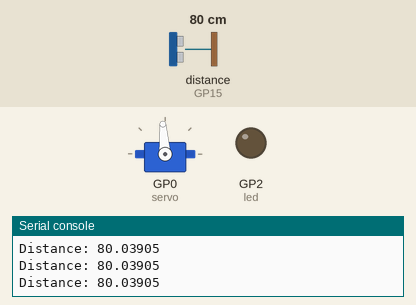
A program run on a simulated Raspberry Pi Pico running MicroPython. On the bench: servo, output pins drawn as LEDs (lit = HIGH), the last lines printed to the serial console. Inputs (shaded band) come from the test bench; at power-on: distance to the obstacle (sensor on GP15) 80 cm. The echo pulse lasts 58.3 µs per cm; servo angles are drawn from the pulse width (0.5 ms = 0°, 2.5 ms = 180°); pins used as bus, display or sensor lines are not drawn.

Above: at 1.2 s.
1.3 s: distance to the obstacle (sensor on GP15) set to 11 cm
3.5 s: distance to the obstacle (sensor on GP15) set to 8 cm
At 4.5 s:
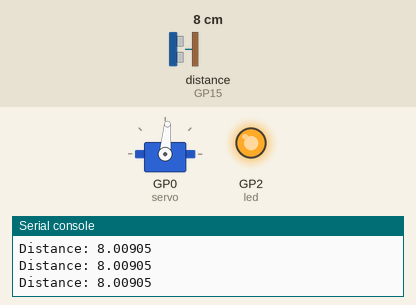
6.5 s: distance to the obstacle (sensor on GP15) set to 18 cm
At 7.8 s:
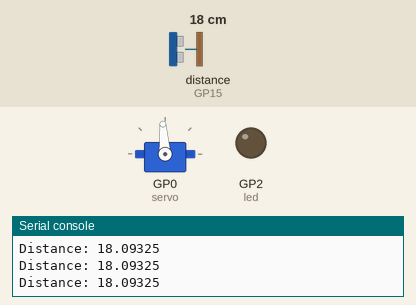
9.5 s: distance to the obstacle (sensor on GP15) set to 2 cm
At 10.8 s:
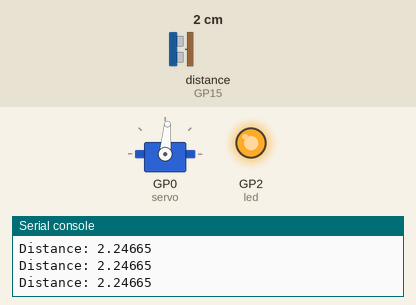
Timing chart, 0 to 13.5 s (numbered marks = the images above; inputs shaded):
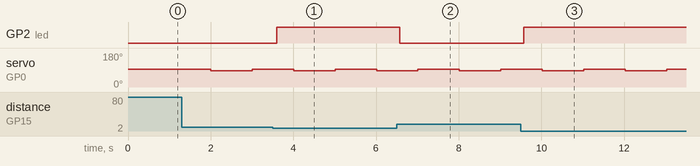

Measured:
- the behaviour switches between 10 and 9 cm on distance to the obstacle (sensor on GP15) (found by bisection; images 0 and 1)
- after the input at 3.5 s, GP2 (led): LOW → HIGH after 0.09 s
- after the input at 6.5 s, GP2 (led): HIGH → LOW after 0.08 s
- after the input at 9.5 s, GP2 (led): LOW → HIGH after 0.07 s
- by itself, servo on GP0 (servo): alternates 94° for 1.0 s and 85° for 1.0 s

The program:

sonic_radar.py
```python
from machine import Pin, PWM
import utime

servo = PWM(Pin(0))
servo.freq(50)

trigger = Pin(14, Pin.OUT)
echo = Pin(15, Pin.IN)
led = Pin(2, Pin.OUT)
last_servo_time = 0
servo_state = 0   # 0 = right, 1 = left

last_ultra_time = 0
distance = 0


def set_servo_ms(ms):
    duty = int((ms / 20.0) * 65535)
    servo.duty_u16(duty)

def ultrasonic():
    trigger.low()
    utime.sleep_us(2)
    trigger.high()
    utime.sleep_us(5)
    trigger.low()

    while echo.value() == 0:
        start = utime.ticks_us()
    while echo.value() == 1:
        end = utime.ticks_us()

    duration = end - start
    return (duration * 0.0343) / 2

while True:
    now = utime.ticks_ms()

    if utime.ticks_diff(now, last_ultra_time) >= 100:
        distance = ultrasonic()
        if distance < 10:
            led.value(1)
        else:
            led.value(0)
        print("Distance:", distance)
        last_ultra_time = now

    if utime.ticks_diff(now, last_servo_time) >= 1000:
        if servo_state == 0:
            set_servo_ms(1.55)  # right
            servo_state = 1
        else:
            set_servo_ms(1.45)  # left
            servo_state = 0
        last_servo_time = now

    utime.sleep_ms(5)
```
